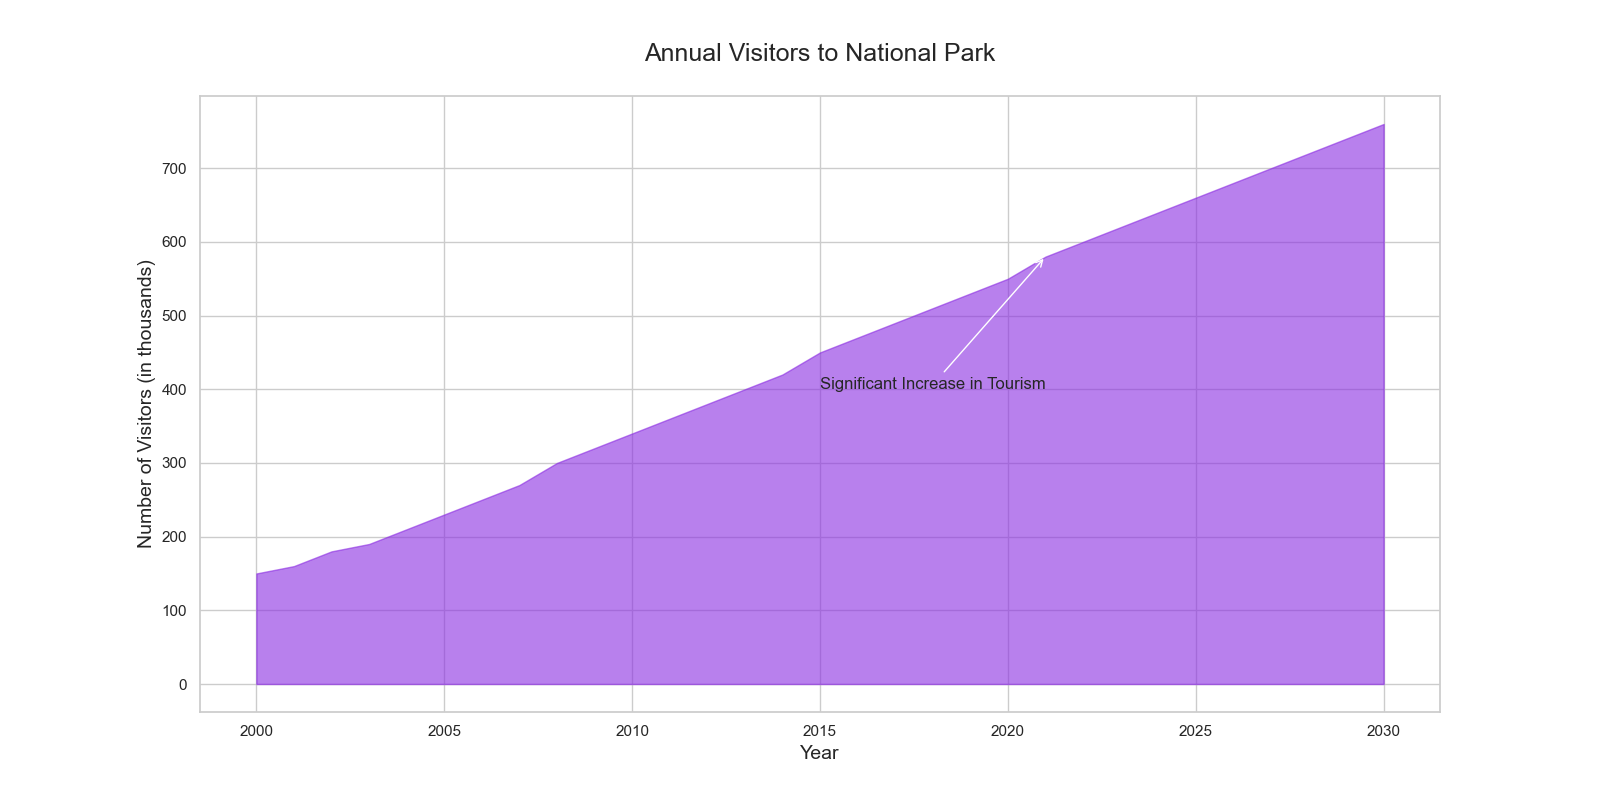

Recreate this plot in Python.

import matplotlib.pyplot as plt

# Data
years = [2000, 2001, 2002, 2003, 2004, 2005, 2006, 2007, 2008, 2009, 
         2010, 2011, 2012, 2013, 2014, 2015, 2016, 2017, 2018, 2019, 
         2020, 2021, 2022, 2023, 2024, 2025, 2026, 2027, 2028, 2029, 2030]
visitors = [150, 160, 180, 190, 210, 230, 250, 270, 300, 320, 
            340, 360, 380, 400, 420, 450, 470, 490, 510, 530, 
            550, 580, 600, 620, 640, 660, 680, 700, 720, 740, 760]

plt.figure(figsize=(16, 8))

# Area chart
plt.fill_between(years, visitors, color='#8A2BE2', alpha=0.6)

# Headline and labels
plt.title('Annual Visitors to National Park', fontsize=18, pad=25)
plt.xlabel('Year', fontsize=14)
plt.ylabel('Number of Visitors (in thousands)', fontsize=14)

# Annotations
plt.annotate('Significant Increase in Tourism', xy=(2021, 580), xytext=(2015, 400),
             arrowprops=dict(facecolor='black', arrowstyle='->'),
             fontsize=12)

# Show plot
plt.show()
